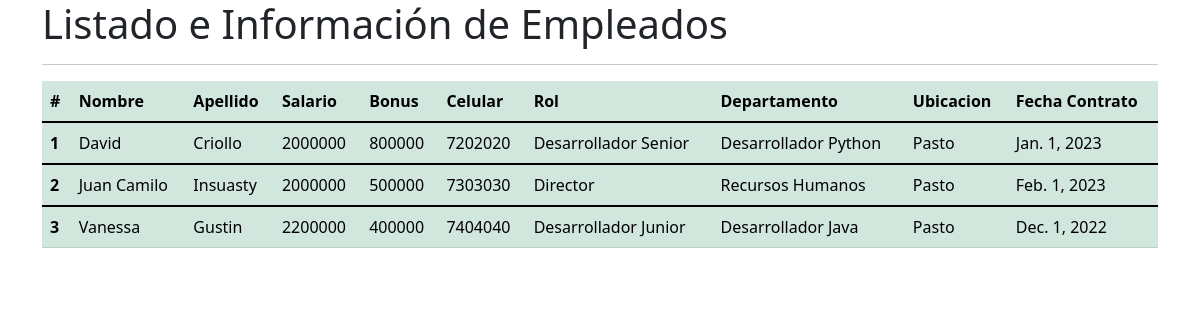
Screenshot of /todos with the database file from the repository.
### sitioweb/models.py (models this page shows, shortened)
class Empleado(models.Model):
    nombreE = models.CharField(max_length=100, null=False)
    apellido = models.CharField(max_length=100)
    dept = models.ForeignKey(Departamento, on_delete=models.CASCADE)
    salario = models.IntegerField(default=0)
    bono = models.IntegerField(default=0)
    rol = models.ForeignKey(Rol, on_delete=models.CASCADE)
    numeroCel = models.IntegerField(default=0)
    fechaContra = models.DateField()

class Rol(models.Model):
    nombreR = models.CharField(max_length=100, null=False)

class Departamento(models.Model):
    nombreD = models.CharField(max_length=100, null=False)
    ubicacion = models.CharField(max_length=100)

### sitioweb/views.py (the view)
# urls.py: path('todos', views.todos, name='todos'),
def todos(request):
    empleados = Empleado.objects.all()
    informacion = {
        'empleados': empleados
    }
    return render(request, 'todos.html', informacion)

### sitioweb/templates/todos.html (shortened to what this page needs)
<!doctype html>
<html lang="en">
  <head>
    <link href="https://cdn.jsdelivr.net/npm/bootstrap@5.1.3/dist/css/bootstrap.min.css" rel="stylesheet">
  </head>
  <body>
    <div class="container">
        <h1>Listado e Información de Empleados</h1>
        <hr>
        <table class="table table-success table-hover">
            <thead>
              <tr>
                <th scope="col">#</th>
                <th scope="col">Nombre</th>
                <th scope="col">Apellido</th>
                <th scope="col">Salario</th>
                <th scope="col">Bonus</th>
                <th scope="col">Celular</th>
                <th scope="col">Rol</th>
                <th scope="col">Departamento</th>
                <th scope="col">Ubicacion</th>
                <th scope="col">Fecha Contrato</th>
              </tr>
            </thead>
                {% for emp in empleados %}
            <tbody>
              <tr>
                <th scope="row">{{emp.id}}</th>
                <td>{{emp.nombreE}}</td>
                <td>{{emp.apellido}}</td>
                <td>{{emp.salario}}</td>
                <td>{{emp.bono}}</td>
                <td>{{emp.numeroCel}}</td>
                <td>{{emp.rol.nombreR}}</td>
                <td>{{emp.dept.nombreD}}</td>
                <td>{{emp.dept.ubicacion}}</td>
                <td>{{emp.fechaContra}}</td>
              </tr>
            </tbody>
                {% endfor %}
          </table>
      </div>
  </body>
</html>

### rows the page displays
Empleado: id "1", nombreE "David", apellido "Criollo", salario "2000000", bono "800000", numeroCel "7202020", rol.nombreR "Desarrollador Senior", dept.nombreD "Desarrollador Python", dept.ubicacion "Pasto", fechaContra "Jan. 1, 2023"
Empleado: id "2", nombreE "Juan Camilo", apellido "Insuasty", salario "2000000", bono "500000", numeroCel "7303030", rol.nombreR "Director", dept.nombreD "Recursos Humanos", dept.ubicacion "Pasto", fechaContra "Feb. 1, 2023"
Empleado: id "3", nombreE "Vanessa", apellido "Gustin", salario "2200000", bono "400000", numeroCel "7404040", rol.nombreR "Desarrollador Junior", dept.nombreD "Desarrollador Java", dept.ubicacion "Pasto", fechaContra "Dec. 1, 2022"
